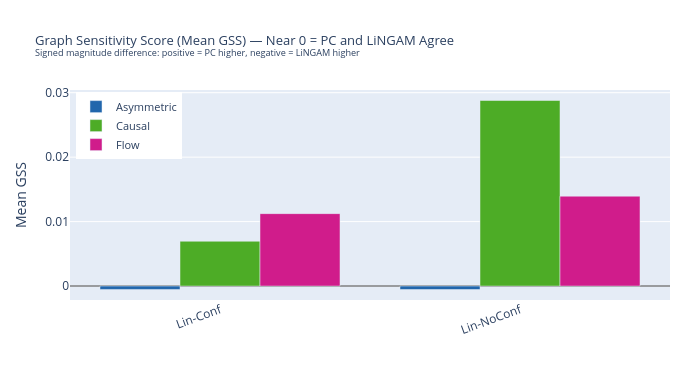

Notebook cell for this chart:
### Markdown cell above
## 4. Graph Sensitivity Score (GSS)

How much does each method's output shift between the PC and LiNGAM graphs?  
Lower is more stable under graph uncertainty. GSS = 1 means the largest shift across all methods.

### Code cell
# GSS grouped bar — dataset × method
fig_gss = go.Figure()
for meth in BASE_METHODS:
    sub = df_gss[df_gss["Method"] == meth]
    fig_gss.add_trace(go.Bar(
        name         = meth,
        x            = sub["Dataset"].tolist(),
        y            = sub["MeanGSS"].tolist(),
        marker_color = METHOD_COLORS[meth],
        error_y      = None,
        hovertemplate=f"<b>{meth}</b><br>Dataset=%{{x}}<br>MeanGSS=%{{y:.4f}}<extra></extra>",
    ))

fig_gss.update_layout(
    title=dict(text="Graph Sensitivity Score (Mean GSS) — Near 0 = PC and LiNGAM Agree<br>"
               "<sup>Signed magnitude difference: positive = PC higher, negative = LiNGAM higher</sup>",
               font=dict(size=13)),
    barmode="group",
    yaxis=dict(title="Mean GSS", zeroline=True, zerolinewidth=1.5, zerolinecolor="gray"),
    height=380, width=700,
    legend=dict(x=0.01, y=0.99, xanchor="left", font=dict(size=11)),
    margin=dict(l=70, r=30, t=90, b=80),
    xaxis=dict(tickangle=-20),
)
fig_gss.show()

### Figure 1 — Plotly figure (JSON) as saved in the notebook; plotly's stock layout.template omitted (floating-point values rounded to 4 significant figures)
{"data": [{"hovertemplate": "<b>Asymmetric</b><br>Dataset=%{x}<br>MeanGSS=%{y:.4f}<extra></extra>", "marker": {"color": "#2166ac"}, "name": "Asymmetric", "type": "bar", "x": ["Lin-Conf", "Lin-NoConf"], "y": [-0.0005259, -0.000532]}, {"hovertemplate": "<b>Causal</b><br>Dataset=%{x}<br>MeanGSS=%{y:.4f}<extra></extra>", "marker": {"color": "#4dac26"}, "name": "Causal", "type": "bar", "x": ["Lin-Conf", "Lin-NoConf"], "y": [0.006952, 0.02879]}, {"hovertemplate": "<b>Flow</b><br>Dataset=%{x}<br>MeanGSS=%{y:.4f}<extra></extra>", "marker": {"color": "#d01c8b"}, "name": "Flow", "type": "bar", "x": ["Lin-Conf", "Lin-NoConf"], "y": [0.01124, 0.01395]}], "layout": {"barmode": "group", "height": 380, "legend": {"font": {"size": 11}, "x": 0.01, "xanchor": "left", "y": 0.99}, "margin": {"b": 80, "l": 70, "r": 30, "t": 90}, "title": {"font": {"size": 13}, "text": "Graph Sensitivity Score (Mean GSS) — Near 0 = PC and LiNGAM Agree<br><sup>Signed magnitude difference: positive = PC higher, negative = LiNGAM higher</sup>"}, "width": 700, "xaxis": {"tickangle": -20}, "yaxis": {"title": {"text": "Mean GSS"}, "zeroline": true, "zerolinecolor": "gray", "zerolinewidth": 1.5}}}
